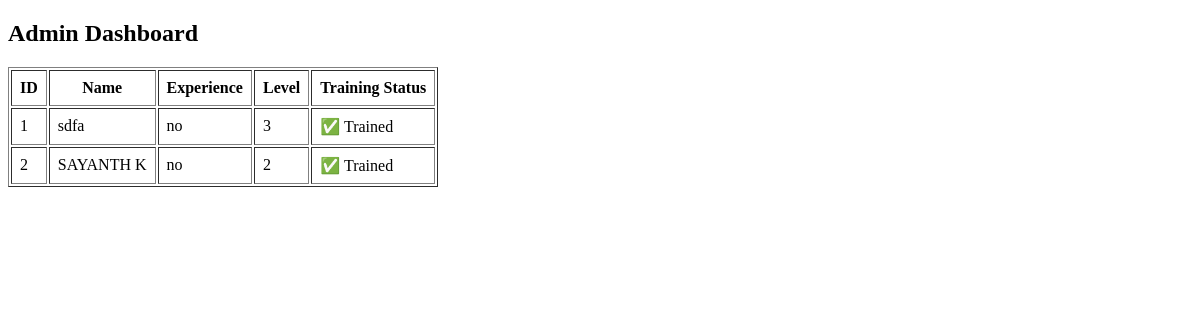
/admin, run on an earlier commit of the app's database.
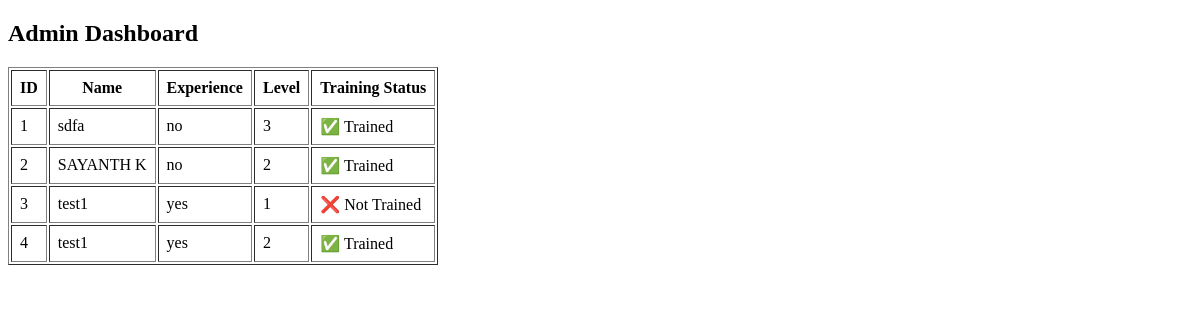
And on a later commit of the database.
### tables this page shows
CREATE TABLE volunteers (
            id INTEGER PRIMARY KEY AUTOINCREMENT,
            name TEXT,
            email TEXT,
            phone TEXT,
            location TEXT,
            skills TEXT,
            experience TEXT,
            trained INTEGER,
            level INTEGER
        );

### app.py (the view)
@app.route("/admin")
def admin():
    conn = sqlite3.connect("database.db")
    cursor = conn.cursor()
    cursor.execute("""
        SELECT id, name, experience, trained, level
        FROM volunteers
    """)
    rows = cursor.fetchall()
    conn.close()
    volunteers = []
    for r in rows:
        volunteers.append({
            "id": r[0],
            "name": r[1],
            "experience": r[2],
            "trained": r[3],
            "level": r[4]
        })
    return render_template("admin.html", volunteers=volunteers)

### templates/admin.html (shortened to what this page needs)
<!DOCTYPE html>
<html>
<head>
</head>
<body>
    <h2>Admin Dashboard</h2>
    <table border="1" cellpadding="8">
        <tr>
            <th>ID</th>
            <th>Name</th>
            <th>Experience</th>
            <th>Level</th>
            <th>Training Status</th>
        </tr>
        {% for v in volunteers %}
        <tr>
            <td>{{ v.id }}</td>
            <td>{{ v.name }}</td>
            <td>{{ v.experience }}</td>
            <td>{{ v.level }}</td>
            <td>
                {% if v.trained %}
                    ✅ Trained
                {% else %}
                    ❌ Not Trained
                {% endif %}
            </td>
        </tr>
        {% endfor %}
    </table>
</body>
</html>

What changed in the data, as far as the page shows it:
added volunteers: id "3", name "test1", experience "yes", level "1", trained "❌ Not Trained"
added volunteers: id "4", name "test1", experience "yes", level "2", trained "✅ Trained"
